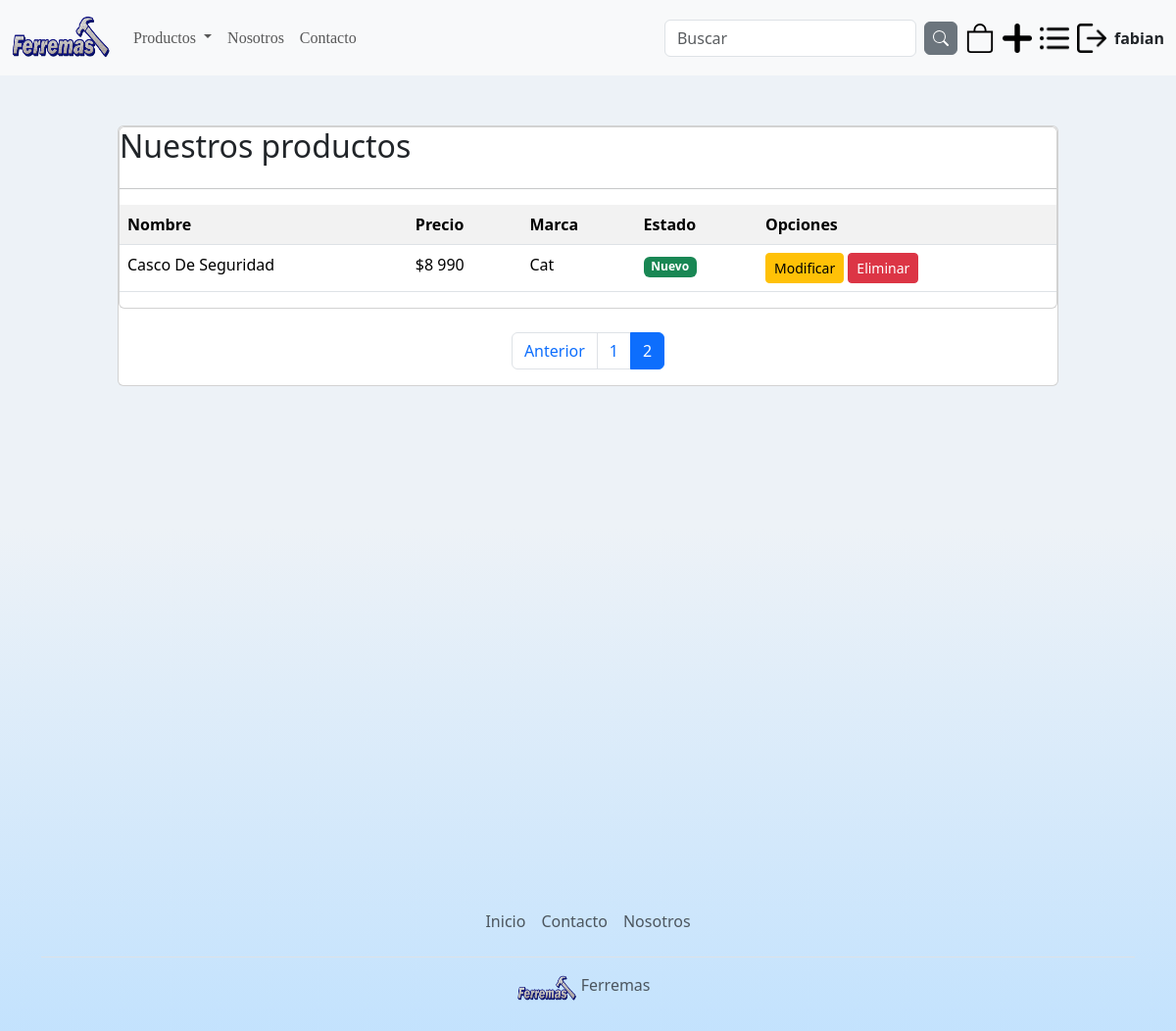
Before: /listarProductos/?page=2 (signed in) with the older database file.
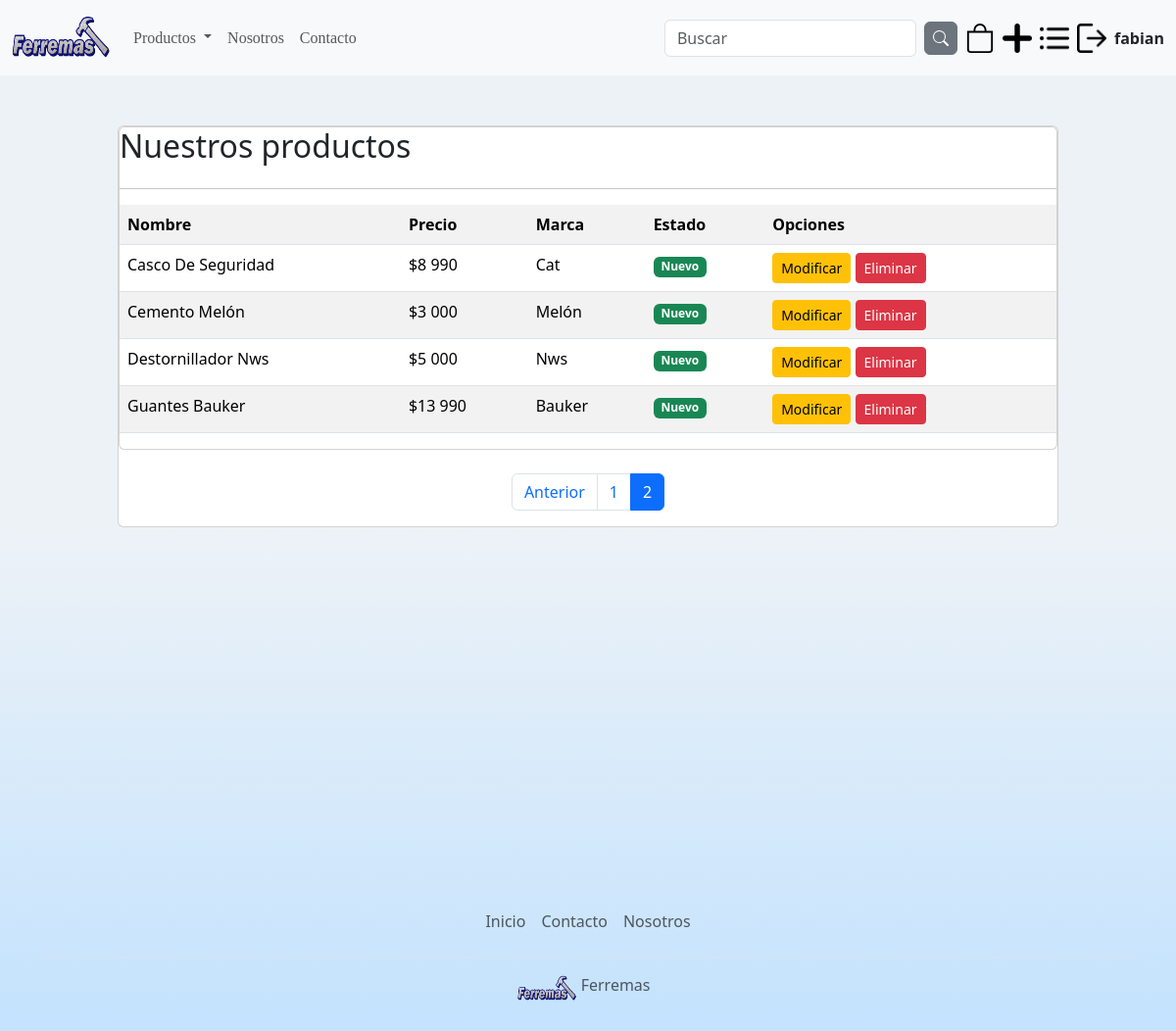
After: the same page with the newer database file.
### app/models.py (models this page shows, shortened)
class Producto(models.Model):
    nombre = models.CharField(max_length=50)
    precio = models.IntegerField()
    descripcion = models.TextField
    nuevo = models.BooleanField()
    marca = models.ForeignKey(Marca, on_delete=models.PROTECT)
    categoria = models.ForeignKey(Categoria, on_delete=models.PROTECT, null=True, blank=True)
    subcategoria = models.ForeignKey(Subcategoria, on_delete=models.PROTECT, null=True, blank=True)
    fecha_fabricacion = models.DateField()
    imagen = models.ImageField(upload_to='productos', null=True, blank=True)

class Marca(models.Model):
    nombre = models.CharField(max_length=50)
    def __str__(self):
        return self.nombre

### app/views.py (the view)
@permission_required('app.view_producto')
def listarProductos(request):
    productos = Producto.objects.all()
    page = request.GET.get('page', 1)
    try :
        paginator = Paginator(productos, 5)
        productos = paginator.page(page)
    except:
        raise Http404()
    data = {
        'entity': productos,
        'paginator': paginator
    }
    return render(request, 'app/producto/listar.html', data)

### app/templates/app/producto/listar.html (shortened to what this page needs)
{% extends 'app/base.html' %}
{% block contenido %}
{% load humanize %}
<br><br>
<div class="card">
    <div class="card body">
        <h2>Nuestros productos</h2>
        <hr>
        <table class="table table-striped table-hover table-responsive-sm">
    <tr>
        <th>Nombre</th>
        <th>Precio</th>
        <th>Marca</th>
        <th>Estado</th>
        <th> Opciones</th>
    </tr>
    {% for p in entity %}
    <tr>
        <td>{{p.nombre | title}}</td>
        <td>${{p.precio | intcomma }}</td>
        <td>{{p.marca | title}}</td>
        <td>
            {% if p.nuevo %}
                <span class="badge bg-success">Nuevo</span>
            {% else %}
                <span class="badge bg-danger">Usado</span>
            {% endif %}
        </td>
        <td>
            {% if perms.app.change_producto %}
            <a href="{% url 'modificar_Producto' p.id %}" class=" btn btn-warning btn-sm">Modificar</a>
            {% endif %}
            {% if perms.app.delete_producto %}
            <a href="#" onclick="eliminarProducto({{ p.id }}); return false;" class="btn btn-danger btn-sm">Eliminar</a>
            {% endif %}
        </td>
    </tr>
    {%endfor %}
</table>
</div>
<br>
{% include 'app/paginator.html' %}
</div>
{% endblock %}

Changed rows visible on the page:
added Producto: nombre "Cemento Melón", precio "3 000", marca "Melón", nuevo "Nuevo"
added Producto: nombre "Destornillador Nws", precio "5 000", marca "Nws", nuevo "Nuevo"
added Producto: nombre "Guantes Bauker", precio "13 990", marca "Bauker", nuevo "Nuevo"
